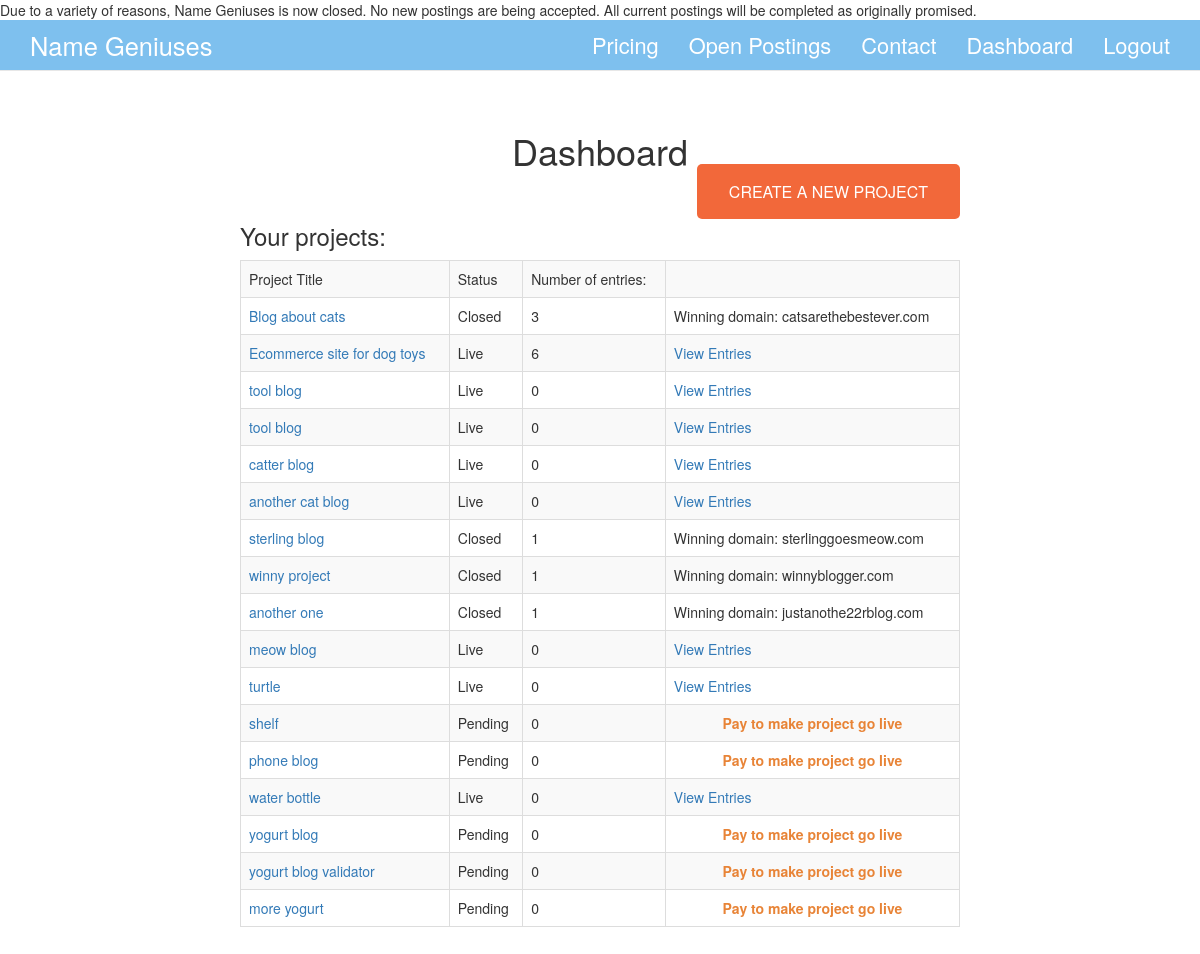
The page /dashboard (signed in) on the database its author committed.
### app/models.py (models this page shows, shortened)
class Posting(db.Model):
    __tablename__ = 'posting'
    id = db.Column(db.Integer, primary_key=True)
    title = db.Column(db.String(300))
    description = db.Column(db.String())
    anything_else = db.Column(db.String())
    timestamp = db.Column(db.DateTime)
    timestamp_day = db.Column(db.Date)
    user_id = db.Column(db.Integer, db.ForeignKey('user.id'))
    suggestions = db.relationship('Suggestion', backref='poster', lazy='dynamic')
    status=   db.Column(db.String(140), default="Pending",nullable=True)
    winner= db.Column(db.String(140), nullable=True)
    project_type = db.Column(db.String(140))
    project_prize=db.Column(db.Float)
    number_of_entries=db.Column(db.Integer, default=0)
    filter_addon=db.Column(db.Boolean, default=False)
    validation_addon=db.Column(db.Boolean, default=False)

### app/views.py (the view)
@app.route('/dashboard', methods=['GET', 'POST'])
@login_required
@check_confirmed
def dashboard():
    user = g.user
    current_postings = Posting.query.filter_by(user_id=user.id).all()
    allpostings=Posting.query.all()
    current_suggestions=Suggestion.query.filter_by(suggester=user.id).all()
    counter=0
    for s in current_suggestions:
        counter+=1
    currentwins=user.wins
    winnings=user.totalwinnings
    notifications=user.emailnotes
    return render_template('dashboard.html',
                           title='Dashboard',
                           user=user,
                           projects=current_postings,
                           suggestions=current_suggestions,
                           count=counter,
                           currentwins=currentwins,
                           winnings=winnings,
                           allpostings=allpostings,
                           notifications=notifications
                           )

### app/models.py (called while the page is built)
    @property
    def is_authenticated(self):
        return True

### app/views.py (called while the page is built)
@lm.user_loader
def load_user(id):
    return User.query.get(int(id))

@app.before_request
def before_request():
    g.user = current_user
    if g.user.is_authenticated:
        g.user.last_seen = datetime.utcnow()
        db.session.add(g.user)
        db.session.commit()

@app.after_request
def after_request(response):
    for query in get_debug_queries():
        if query.duration >= DATABASE_QUERY_TIMEOUT:
            app.logger.warning("SLOW QUERY: %s\nParameters: %s\nDuration: %fs\nContext: %s\n" % (query.statement, query.parameters, query.duration, query.context))
    return response

### app/templates/dashboard.html (shortened to what this page needs)
{% extends "base.html" %}
{% block content %}
<div class="dashboard">
    <h1 style="text-align:center;">Dashboard</h1>
   {% if user.jobposter %}
        <div class="projectbuttoncontainer alignright"><a href="{{ url_for('newproject') }}" class="button-orange projectbutton">Create a new project</a></div>
        <div id="dashtable">
        {% if projects %}
            <h3>Your projects:</h3>
            <table class="table table-bordered table-striped">
                <tr><td>Project Title</td><td>Status</td><td>Number of entries:</td><td></td></tr>
            {% for p in projects %}
                <tr><td><a href="{{ url_for('projectpage',pnumber=p.id) }}"><div>{{p.title}}</div></a></td><td>{{ p.status }}</td><td>{{ p.number_of_entries }}</td>
                    {% if p.status == "Pending" %}
                        <td class="aligncenter"><strong><a class="paylink" href="{{ url_for('payment',pid=p.id, ptype=p.project_type) }}">Pay to make project go live</a></strong></td>
                    {% elif p.status== "Closed" %}
                        <td>Winning domain: {{ p.winner }} </td>
                    {% else %}
                        <td><a href="{{ url_for('projectpage',pnumber=p.id) }}">View Entries</a></td>
                   {% endif %}
                </tr>
            {% endfor %}
            </table>
        {% endif %}
        </div>
    {% endif %}
</div>
{% endblock %}

### app/static/css/custom.css (style rules this page uses)
.aligncenter { text-align:center; }
.alignright { text-align:right; }
.button-orange { background-color:#f2683a; color:#FFF; }
.projectbuttoncontainer { display:block; }
.projectbutton { font-size: 16px; padding: 1em 2em; text-transform: uppercase; border-radius:5px; }
.paylink { color:#E88437; }
.dashboard { width:60%; margin:auto; padding-top:40px; }
#dashtable { width:100%; margin:auto; }

### rows shown on the page
Posting: title "Blog about cats", status "Closed", number_of_entries "3", winner "catsarethebestever.com"
Posting: title "Ecommerce site for dog toys", status "Live", number_of_entries "6"
Posting: title "tool blog", status "Live", number_of_entries "0"
Posting: title "tool blog", status "Live", number_of_entries "0"
Posting: title "catter blog", status "Live", number_of_entries "0"
Posting: title "another cat blog", status "Live", number_of_entries "0"
Posting: title "sterling blog", status "Closed", number_of_entries "1", winner "sterlinggoesmeow.com"
Posting: title "winny project", status "Closed", number_of_entries "1", winner "winnyblogger.com"
Posting: title "another one", status "Closed", number_of_entries "1", winner "justanothe22rblog.com"
Posting: title "meow blog", status "Live", number_of_entries "0"
Posting: title "turtle", status "Live", number_of_entries "0"
Posting: title "shelf", status "Pending", number_of_entries "0"
Posting: title "phone blog", status "Pending", number_of_entries "0"
Posting: title "water bottle", status "Live", number_of_entries "0"
Posting: title "yogurt blog", status "Pending", number_of_entries "0"
Posting: title "yogurt blog validator", status "Pending", number_of_entries "0"
Posting: title "more yogurt", status "Pending", number_of_entries "0"
